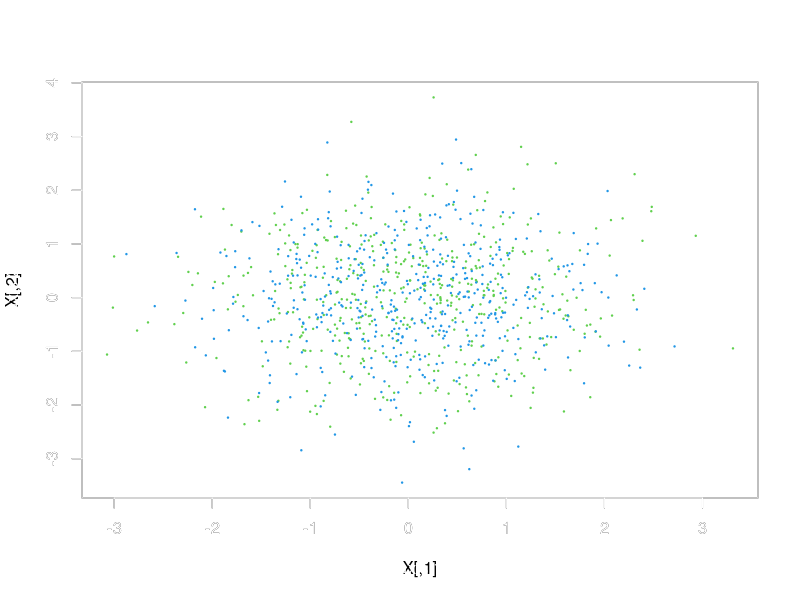
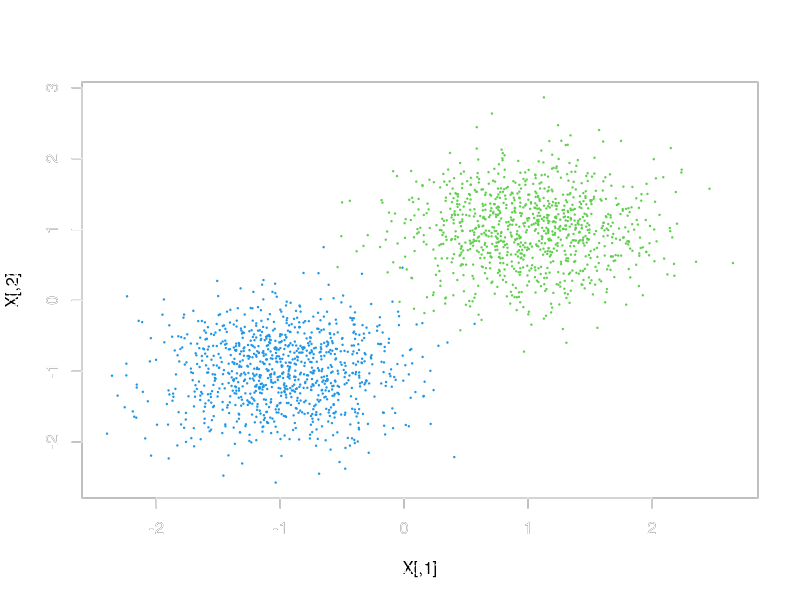

Reproduce these figures in R, in order.
## ---- chunk 1
def.chunk.hook  <- knitr::knit_hooks$get("chunk")
knitr::knit_hooks$set(chunk = function(x, options) {
  x <- def.chunk.hook(x, options)
  paste0("\n \\", "scriptsize","\n\n", x, "\n\n \\normalsize")
})
knitr::opts_chunk$set(warning = FALSE, message = FALSE) 
library(ggplot2)
## ---- chunk 2
# Generic form
'%=%' = function(l, r, ...) UseMethod('%=%')

# Binary Operator
'%=%.lbunch' = function(l, r, ...) {
  Envir = as.environment(-1)

  if (length(r) > length(l))
    warning("RHS has more args than LHS. Only first", length(l), "used.")

  if (length(l) > length(r))  {
    warning("LHS has more args than RHS. RHS will be repeated.")
    r <- extendToMatch(r, l)
  }

  for (II in 1:length(l)) {
    do.call('<-', list(l[[II]], r[[II]]), envir=Envir)
  }
}

# Used if LHS is larger than RHS
extendToMatch <- function(source, destin) {
  s <- length(source)
  d <- length(destin)

  # Assume that destin is a length when it is a single number and source is not
  if(d==1 && s>1 && !is.null(as.numeric(destin)))
    d <- destin

  dif <- d - s
  if (dif > 0) {
    source <- rep(source, ceiling(d/s))[1:d]
  }
  return (source)
}

# Grouping the left hand side
g = function(...) {
  List = as.list(substitute(list(...)))[-1L]
  class(List) = 'lbunch'
  return(List)
}
## ---- chunk 3
ttsplit <- function(X,y, p = 0.8){
    #test train split
    train <- sample(1:nrow(X), size = floor(p*nrow(X)), replace = FALSE) # 80% of data for training
    test <- setdiff(1:nrow(X), train) # 20% of data for testing
    g(X_train, X_test, y_train, y_test) %=% list(X[train,], X[test,], y[train], y[test])
    return(list(X_train = X_train, X_test = X_test, y_train = y_train, y_test = y_test))
}
## ---- chunk 4
# based on https://gist.github.com/oddskool/409018f61d432f10fe00223e2b93cb51
c2st <- function(X, y, bf = 1000){
    # make sure X is dataframe
    X <- as.data.frame(X)
    # split data into training and testing sets
    g(X_train, X_test, y_train, y_test) %=% ttsplit(X, y)
    # fit logistic regression model
    model <- glm(y_train ~ ., data = X_train, family = binomial(link = "logit"))
    y_pred <- predict(model, X_test, type = "response")
    y_pred <- ifelse(y_pred > 0.5, 1, 0)
    emp_loss <- mean(y_pred != y_test)
    #p-val, 2 sided = 2*min(pval, 1-pval)
    #pval = P(T > t| H0)
    #T~Binomial(n, 0.5)
    #P(T > t| H0) = P(T>t and H0)/P(H0)

    #return(list(emp_loss = emp_loss, pval = pval))
    return(list(emp_loss = emp_loss))
}
## ---- chunk 5
set.seed(590)
# generate random multivariate gaussian data
n <- 1000
d <- 2
X <- matrix(rnorm(n*d), n, d)
y <- c(rep(0, n/2), rep(1, n/2))
c(c2st(X, y)$emp_loss)
## ---- chunk 6
# scatter plot of the data colored by the class 
# class 0: white, class 1: red
z <- c(rep(3, n/2), rep(4, n/2))
plot(X, col = z, pch = 19, cex = 0.2)
box(col="white")
axis(1, col="white", col.ticks="white", col.axis="white", cex.axis=1)
axis(2, col="white", col.ticks="white", col.axis="white", cex.axis=1)
mtext("axis 1", side=1, line=3, col="white", cex=1)
mtext("axis 2", side=2, line=3, col="white", cex=1)
## ---- chunk 7
set.seed(590)
# generate two dataset: two gaussians
n <- 1000
d <- 2
X0 <- matrix(rnorm(n*d, 1,0.5), n, d)
X1 <- matrix(rnorm(n*d, -1,0.5), n, d)
# combine two dataset
X <- rbind(X0, X1)
y <- c(rep(0, n), rep(1, n))
c(c2st(X, y)$emp_loss)
## ---- chunk 8
# scatter plot of the data colored by the class 
# class 0: white, class 1: red
z <- c(rep(3, n), rep(4, n))
plot(X, col = z, pch = 19, cex = 0.2)
box(col="white")
axis(1, col="white", col.ticks="white", col.axis="white", cex.axis=1)
axis(2, col="white", col.ticks="white", col.axis="white", cex.axis=1)
mtext("axis 1", side=1, line=3, col="white", cex=1)
mtext("axis 2", side=2, line=3, col="white", cex=1)
